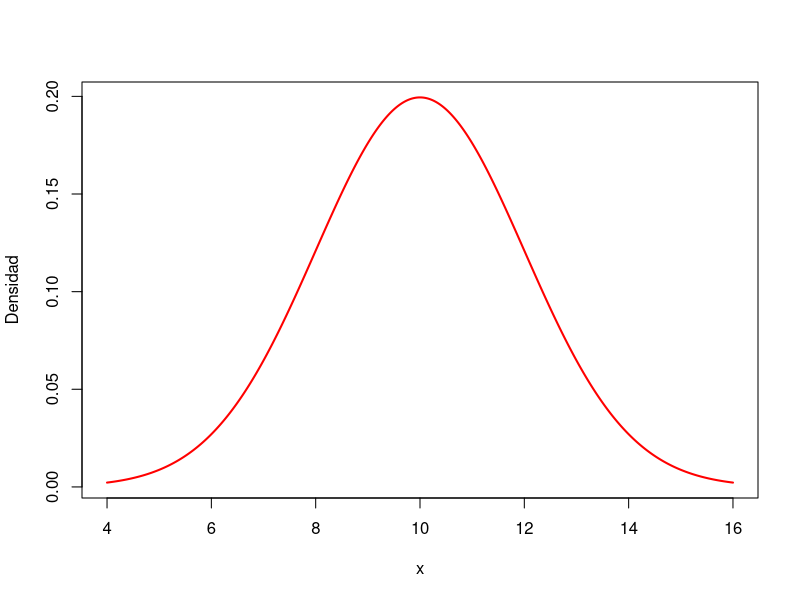

The R source for this figure:
## ---- chunk 1
#| echo: false
set.seed(1234)
p = 0.4
res = sample(c("E","F"), 1, prob=c(p, 1-p))
x = ifelse(res == "E", 1, 0)
cat("Resultado:", res, "-> x =", x)
## ---- chunk 2
#| echo: true
#| eval: true
p = 0.4                                          # <1>
n = 10                                           # <2>
cont0 = 0; cont1 = 0
for(i in 1:n){                                   # <3>
  res = sample(c("E","F"), 1, prob = c(p, 1-p))  # <4>
  x = ifelse(res == "E", 1, 0)                   # <5>
  if(x == 1){ cont1 = cont1 + 1 } else { cont0 = cont0 + 1 }
}
## ---- chunk 3
#| echo: false
#| label: fig-DensidadNormal
#| fig-cap: "Gráfica de la densidad normal con $\\mu=10$ y $\\sigma=2$"
#| fig-width: 6
#| fig-height: 4.2
mu = 10
s = 2
x = pretty(c(mu - 3*s, mu + 3*s), 500) 
y = dnorm(x, mean = mu, sd = s) 
plot(x, y, type = "l", col = "red", lwd = 2, ylab = "Densidad")
